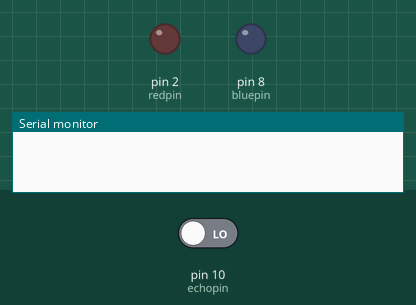
This sketch was run on a simulated Arduino Uno, built with avr-gcc and run on an emulated ATmega328P. On the bench: output pins drawn as LEDs (lit = HIGH), the last lines printed to the serial monitor. The inputs (shaded band) are chosen by the test bench; at power-on: pin 10 (echopin) LOW. Pins used as bus, display or sensor lines are not drawn.

Above: at 0.1 s.
At 1.1 s:
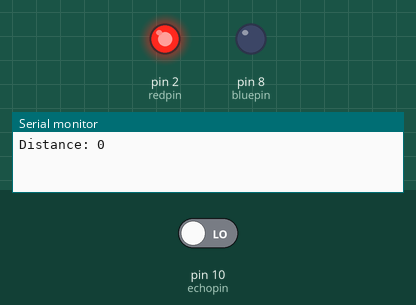
Timing chart, 0 to 2.6 s (numbered marks = the images above):
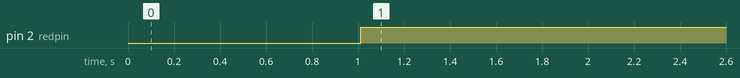

Measured:
- by itself, pin 2 (redpin): LOW → HIGH at 1.0 s

The sketch:

ultrasonic.ino
```cpp
int greenpin = 12;
int bluepin = 8;
int redpin = 2;
int triggerpin = 9;
int echopin = 10;

void setup() {
    pinMode(echopin, INPUT);
    pinMode(triggerpin, OUTPUT);
    pinMode(bluepin, OUTPUT);
    pinMode(redpin, OUTPUT);
    Serial.begin(9600);
}

void loop() {
    digitalWrite(triggerpin, LOW);
delay(2);
digitalWrite(triggerpin, HIGH);
delay(10);
digitalWrite(triggerpin, LOW);

long Dur = pulseIn(echopin, HIGH);
long dist = Dur * 0.034 / 2;

if(dist > 20){
    digitalWrite(redpin, LOW);
    digitalWrite(greenpin, HIGH);
    digitalWrite(bluepin, LOW);
}

if(dist <= 20 && dist >= 10){
    digitalWrite(redpin, LOW);
    digitalWrite(greenpin, LOW);
    digitalWrite(bluepin, HIGH);
}

if(dist < 10){
    digitalWrite(bluepin, LOW);
    digitalWrite(redpin, HIGH);
    digitalWrite(greenpin, LOW);
}

Serial.print("Distance: ");
Serial.print(dist);
Serial.print("\n");
}
```
